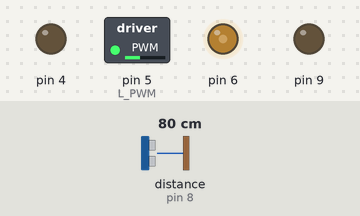
This sketch was run on a simulated Arduino Uno, built with avr-gcc and run on an emulated ATmega328P. On the bench: switched loads named in the sketch (green lamp = pin HIGH), output pins drawn as LEDs (lit = HIGH). Wiring (inferred from the names in the program): ultrasonic range finder: trigger pin 7; echo pin 8. Dashed ring = blinking. The test bench sets the inputs (shaded band); at power-on: distance to the obstacle (sensor on pin 8) 80 cm. The echo pulse lasts 58.3 µs per cm; random numbers use the default seed unless the sketch sets one; pins used as bus, display or sensor lines are not drawn.

Above: at 4.2 s.
4.3 s: distance to the obstacle (sensor on pin 8) set to 23 cm
5.8 s: distance to the obstacle (sensor on pin 8) set to 19 cm
At 7.2 s:
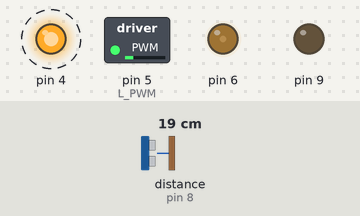
8.8 s: distance to the obstacle (sensor on pin 8) set to 5 cm
11.8 s: distance to the obstacle (sensor on pin 8) set to 2 cm
At 13.0 s:
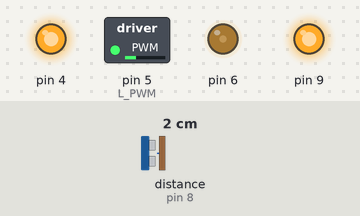
14.8 s: distance to the obstacle (sensor on pin 8) set to 4 cm
At 17.1 s:
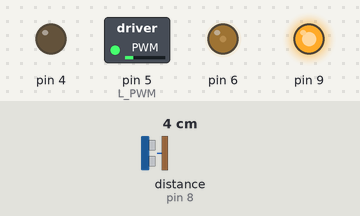
17.8 s: distance to the obstacle (sensor on pin 8) set to 35 cm
At 18.8 s:
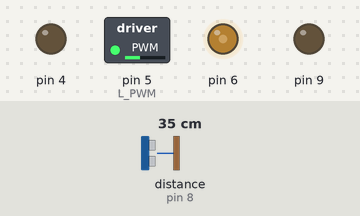
Timing chart, 0 to 20.4 s (numbered marks = the images above; inputs shaded):
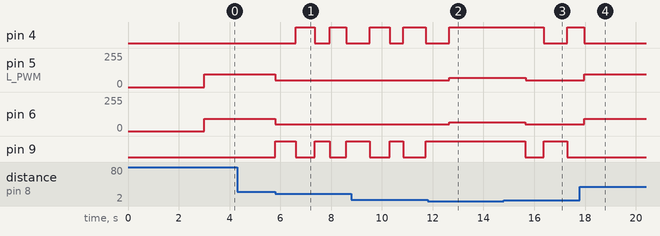

Measured:
- the behaviour switches between 22 and 21 cm on distance to the obstacle (sensor on pin 8) (found by bisection; images 0 and 1)
- the behaviour switches between 4 and 3 cm on distance to the obstacle (sensor on pin 8) (found by bisection; images 1 and 2)
- after the input at 4.3 s, every drawn part: stays the same
- after the input at 5.8 s, pin 4: alternates HIGH for 0.71 s and LOW for 0.57 s, starting after 0.81 s; pin 5 (L_PWM): 94/255 → 51/255 at once; pin 6: 92/255 → 49/255 at once; pin 9: goes HIGH 0.81 s, LOW 0.75 s, HIGH 0.57 s, LOW 0.66 s, then HIGH, starting at once
- after the input at 14.8 s, pin 4: HIGH → LOW after 1.6 s, → HIGH 0.94 s later; pin 5 (L_PWM): 68/255 → 51/255 after 0.85 s; pin 6: 67/255 → 49/255 after 0.85 s; pin 9: HIGH → LOW after 0.85 s, → HIGH 0.71 s later, → LOW 0.94 s later
- after the input at 17.8 s, pin 5 (L_PWM): 51/255 → 94/255 after 0.17 s; pin 6: 49/255 → 92/255 after 0.17 s

The sketch:

robotTwoWheel.ino
```cpp
#include "constants.h"
#include "Distance.h"
#include "Motors.h"

DistanceDetector detector = DistanceDetector(DS_TRIGGER_PIN, DS_ECHO_PIN);

Motors motors;
const int INITIAL_SPEED = 55;
const int ROTATE_SPEED = 30;
const int MIN_DISTANCE = 20;
int movementSpeed = INITIAL_SPEED;
unsigned long lastLoopTime;
int lastTurn = -1;

void setup() {

  Serial.begin(SERIAL_SPEED);
  while (!Serial);

  // distance
  pinMode(DS_TRIGGER_PIN, OUTPUT);
  pinMode(DS_ECHO_PIN, INPUT);

  motors.attach(L_PWM, L_DIR, R_PWM, R_DIR);

  delay(3000);
  motors.move(movementSpeed);
}

void loop() {

  unsigned long now = millis();
  if (now - lastLoopTime < INTERVAL) {
    return;
  }
  lastLoopTime = now;

  keepGoing();
}

void keepGoing() {
  unsigned int turns = 0;
  while (true) {

    long distance = detector.distance();

    if (distance > MIN_DISTANCE) {
      motors.move(movementSpeed);
      break;
    } else if (distance < 3) {
      motors.stepBack();
      motors.stop();
    } else {
      lastTurn *= -1;
      turns += 1;

      motors.stop();
      if (turns % 10 == 0) {
        motors.stepBack();
        motors.stop();
      }
      motors.randomTurn(lastTurn);
      motors.stop();
    }
  }
}
```

Distance.cpp
```cpp
#include "Distance.h"

DistanceDetector::DistanceDetector(int trigger, int echo) {
  triggerPin = trigger;
  echoPin = echo;
}

long DistanceDetector::distance() {

  digitalWrite(triggerPin, LOW);
  delayMicroseconds(2);
  digitalWrite(triggerPin, HIGH);
  delayMicroseconds(10);
  digitalWrite(triggerPin, LOW);

  long time = pulseIn(echoPin, HIGH);
  long distanceCm = time / 58; // sound distance in 1s

  return distanceCm;
}
```

Distance.h
```cpp
#ifndef DISTANCE_H
#define DISTANCE_H

#include <Arduino.h>

class DistanceDetector {
  public:
    int triggerPin;
    int echoPin;
    DistanceDetector(int trigger, int echo);
    long distance();
};

#endif
```

Motors.cpp
```cpp
#include "Motors.h"

Motors::Motors() {
}

void Motors::attach(int leftPwm, int leftDirection, int rightPwm, int rightDirection) {
  this->leftPwm = leftPwm;
  this->leftDirection = leftDirection;
  this->rightPwm = rightPwm;
  this->rightDirection = rightDirection;
  pinMode(leftDirection, OUTPUT);
  pinMode(rightDirection, OUTPUT);
  pinMode(leftPwm, OUTPUT);
  pinMode(rightPwm, OUTPUT);
}

void Motors::move(int speed) {
  motorRight(speed);
  motorLeft(speed);
}

void Motors::stepBack() {
  this->move(STEP_BACK_SPEED);
  delay(500);
}

void Motors::randomTurn(int turnDirection) {
  motorRight(turnDirection * -30);
  motorLeft(turnDirection * 30);
  delay(random(500, 1000));
}

void Motors::rotateLeft(int speed) {
  motorRight(speed);
  motorLeft(-1 * speed);
}

void Motors::rotateRight(int speed) {
  motorRight(-1 * speed);
  motorLeft(speed);
}

void Motors::motorRight(int speed) {
  motorMove(this->rightDirection, this->rightPwm, 0.99 * speed);
}

void Motors::motorLeft(int speed) {
  motorMove(this->leftDirection, this->leftPwm, speed);
}

void Motors::stop() {
  analogWrite(this->rightPwm, 0);
  analogWrite(this->leftPwm, 0);
}

void Motors::motorMove(int motorDir, int motorPwm, int speed) {

  int direction;
  if (speed > 0) {
    direction = 0;
  } else {
    direction = 1;
    speed = abs(speed);
  }

  speed = min(speed, 100);

  int speedRemaped = map(speed, 0, 100, 0, PWM_MAX);

  digitalWrite(motorDir, direction);
  analogWrite(motorPwm, speedRemaped);
}
```

Motors.h
```cpp
#ifndef Motors_h
#define Motors_h

#include <Arduino.h>

// motor max voltage
// const int PWM_MAX = 165 // Max voltage for motor on 1,5V
const int PWM_MAX = 172; // Max voltage for motor on chargeable 1,2V

const int L_PWM = 5;
const int L_DIR = 4;
const int R_PWM = 6;
const int R_DIR = 9;
const int STEP_BACK_SPEED = -40;

class Motors {
  public:
    Motors();
    void attach(int leftPwm, int leftDirection, int rightPwm, int rightDirection);
    void move(int speed);
    void stepBack();
    void randomTurn(int turnDirection);
    void rotateLeft(int speed);
    void rotateRight(int speed);
    void stop();
  private:
    int leftPwm;
    int leftDirection;
    int rightPwm;
    int rightDirection;
    void motorMove(int motorDir, int motorPwm, int speed);
    void motorRight(int speed);
    void motorLeft(int speed);
};

#endif
```

constants.h
```cpp
#define DS_TRIGGER_PIN 7
#define DS_ECHO_PIN 8
#define SERIAL_SPEED 115200

#define INTERVAL 100
```
